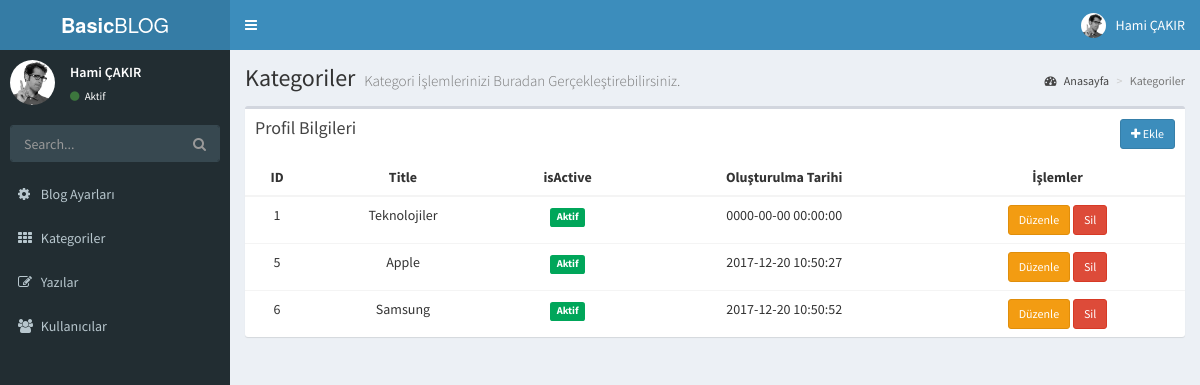
The page /blog/panel/categories.php (signed in) on the database its author committed.
### tables this page shows
CREATE TABLE `category` (
  `id` int(11) NOT NULL,
  `title` varchar(255) NOT NULL,
  `isActive` tinyint(4) NOT NULL DEFAULT '1',
  `isMenu` tinyint(1) NOT NULL,
  `createdAt` datetime NOT NULL
);

### blog/panel/controllers/categories.php (called while the page is built, shortened)
<?php
include "models/category-model.php";
function getListPage(){
    $category = getAllCategories();
    include "views/categories/list.php";
}

### blog/panel/views/includes/head.php (called while the page is built, shortened)
<?php
require_once "views/includes/include_style.php"
?>

### blog/panel/models/category-model.php (called while the page is built, shortened)
<?php
function getAllCategories(){
    require_once "libraries/db.php";
    return $db->query("SELECT * FROM category")->fetchAll(PDO::FETCH_OBJ);
}

### blog/panel/views/categories/content/list-content.php (the view)
<div class="content-wrapper">
    <section class="content-header">
        <h1>
            Kategoriler
            <small>Kategori İşlemlerinizi Buradan Gerçekleştirebilirsiniz.</small>
        </h1>
        <ol class="breadcrumb">
            <li><a href="#"><i class="fa fa-dashboard"></i> Anasayfa</a></li>
            <li class="active">Kategoriler</li>
        </ol>
    </section>
    <section class="content">
        <div class="row">
            <section class="col-lg-12">
                <div class="row">
                    <div class="col-xs-12">
                        <div class="box">
                            <div class="box-header">
                                <h3 class="box-title">Profil Bilgileri</h3>
                                <a href="categories.php?p=add" class="btn btn-primary btn-sm pull-right"><i class="fa fa-plus"></i> Ekle</a>
                            </div>
                            <div class="box-body table-responsive no-padding">
                                <table class="table table-hover">
                                    <thead>
                                    <th class="text-center">ID</th>
                                    <th class="text-center">Title</th>
                                    <th class="text-center">isActive</th>
                                    <th class="text-center">Oluşturulma Tarihi</th>
                                    <th class="text-center">İşlemler</th>
                                    </thead>
                                    <tbody>
                                    <?php foreach ($category as $cat){?>
                                    <tr>
                                        <td class="text-center"><?php echo $cat->id; ?></td>
                                        <td class="text-center"><?php echo $cat->title; ?></td>
                                        <td class="text-center">    <span class="label label-<?php echo ($cat->isActive) ? "success" : "danger" ?>"><?php echo ($cat->isActive) ? "Aktif" : "Pasif" ?></span>
                                        </td>
                                        <td class="text-center"><?php echo $cat->createdAt; ?></td>
                                        <td class="text-center">
                                            <a href="categories.php?p=updatePage&id=<?php echo $cat->id ?>" class="btn btn-warning btn-sm">Düzenle</a>
                                            <a href="categories.php?p=delete&id=<?php echo $cat->id ?>" class="btn btn-danger btn-sm">Sil</a>
                                        </td>
                                        <?php } ?>
                                    </tr>
                                    </tbody>
                                </table>
                            </div>
                        </div>
                    </div>
                </div>
            </section>
        </div>
    </section>
</div>

### blog/panel/categories.php (shortened to what this page needs)
<?php
require_once "controllers/categories.php";
if(isset($_GET)){
    if (isset($_GET["p"])){
        switch ($_GET["p"]){
            case "add":
                getAddPage();
                break;
            case "list":
                getListPage();
                break;
            case "updatePage":
                getUpdatePage();
                break;
            case "save";
                setSave();
                break;
            case "update":
                update();
                break;
            case "delete":
                delete();
                break;
            default:
                getListPage();
                break;
        }
    }
    else{
        getListPage();
    }
}

### blog/panel/views/categories/list.php (shortened to what this page needs)
<!doctype html>
<html lang="en">
<head>
    <?php include "views/includes/head.php"; ?>
</head>
<body class="hold-transition skin-blue sidebar-mini">
<div class="wrapper">
    <?php require_once "views/includes/header.php"?>
    <?php require_once "views/includes/aside.php"?>
    <?php require_once "views/categories/content/list-content.php"?>
</div>
</body>
</html>

### blog/panel/views/includes/include_style.php (shortened to what this page needs)
<link rel="stylesheet" href="assets/bower_components/bootstrap/dist/css/bootstrap.min.css">
<link rel="stylesheet" href="assets/bower_components/font-awesome/css/font-awesome.min.css">
<link rel="stylesheet" href="assets/bower_components/Ionicons/css/ionicons.min.css">
<link rel="stylesheet" href="assets/dist/css/AdminLTE.min.css">
<link rel="stylesheet" href="assets/dist/css/skins/_all-skins.min.css">
<link rel="stylesheet" href="assets/bower_components/morris.js/morris.css">
<link rel="stylesheet" href="assets/bower_components/jvectormap/jquery-jvectormap.css">
<link rel="stylesheet" href="assets/bower_components/bootstrap-datepicker/dist/css/bootstrap-datepicker.min.css">
<link rel="stylesheet" href="assets/bower_components/bootstrap-daterangepicker/daterangepicker.css">
<link rel="stylesheet" href="assets/plugins/bootstrap-wysihtml5/bootstrap3-wysihtml5.min.css">
<link rel="stylesheet" href="assets/dist/css/sweetalert2.min.css"/>

### blog/panel/views/includes/header.php (shortened to what this page needs)
<header class="main-header">
    <a href="posts.php" class="logo">
        <span class="logo-lg"><b>Basic</b>BLOG</span>
    </a>
    <nav class="navbar navbar-static-top">
        <a href="#" class="sidebar-toggle" data-toggle="push-menu" role="button">
        </a>
        <div class="navbar-custom-menu">
            <ul class="nav navbar-nav">
                <li class="dropdown user user-menu">
                    <a href="#" class="dropdown-toggle" data-toggle="dropdown">
                        <img src="assets/dist/img/user2-160x160.jpg" class="user-image" alt="User Image">
                        <span class="hidden-xs"><?php echo $_SESSION["user"]->full_name  ?></span>
                    </a>
                </li>
            </ul>
        </div>
    </nav>
</header>

### blog/panel/views/includes/aside.php (shortened to what this page needs)
<aside class="main-sidebar">
    <section class="sidebar">
        <div class="user-panel">
            <div class="pull-left image">
                <img src="assets/dist/img/user2-160x160.jpg" class="img-circle" alt="User Image">
            </div>
            <div class="pull-left info">
                <p><?php echo $_SESSION["user"]->full_name ?></p>
                <a href="#"><i class="fa fa-circle text-success"></i> Aktif</a>
            </div>
        </div>
        <form action="#" method="get" class="sidebar-form">
            <div class="input-group">
                <input type="text" name="q" class="form-control" placeholder="Search...">
                <span class="input-group-btn">
                <button type="submit" name="search" id="search-btn" class="btn btn-flat"><i class="fa fa-search"></i>
                </button>
              </span>
            </div>
        </form>
        <ul class="sidebar-menu" data-widget="tree">
            <li>
                <a href="settings.php">
                    <i class="fa fa-cog"></i> <span>Blog Ayarları</span>
                </a>
            </li>
            <li>
                <a href="categories.php">
                    <i class="fa fa-th"></i> <span>Kategoriler</span>
                </a>
            </li><li>
                <a href="posts.php">
                    <i class="fa fa-pencil-square-o"></i> <span>Yazılar</span>
                </a>
            </li><li>
                <a href="users.php">
                    <i class="fa fa-users"></i> <span>Kullanıcılar</span>
                </a>
            </li>
        </ul>
    </section>
</aside>

### rows shown on the page
category: id "1", title "Teknolojiler", isActive "Aktif", createdAt "0000-00-00 00:00:00"
category: id "5", title "Apple", isActive "Aktif", createdAt "2017-12-20 10:50:27"
category: id "6", title "Samsung", isActive "Aktif", createdAt "2017-12-20 10:50:52"

### other values the page prints
$_SESSION["user"]->full_name "Hami ÇAKIR"
